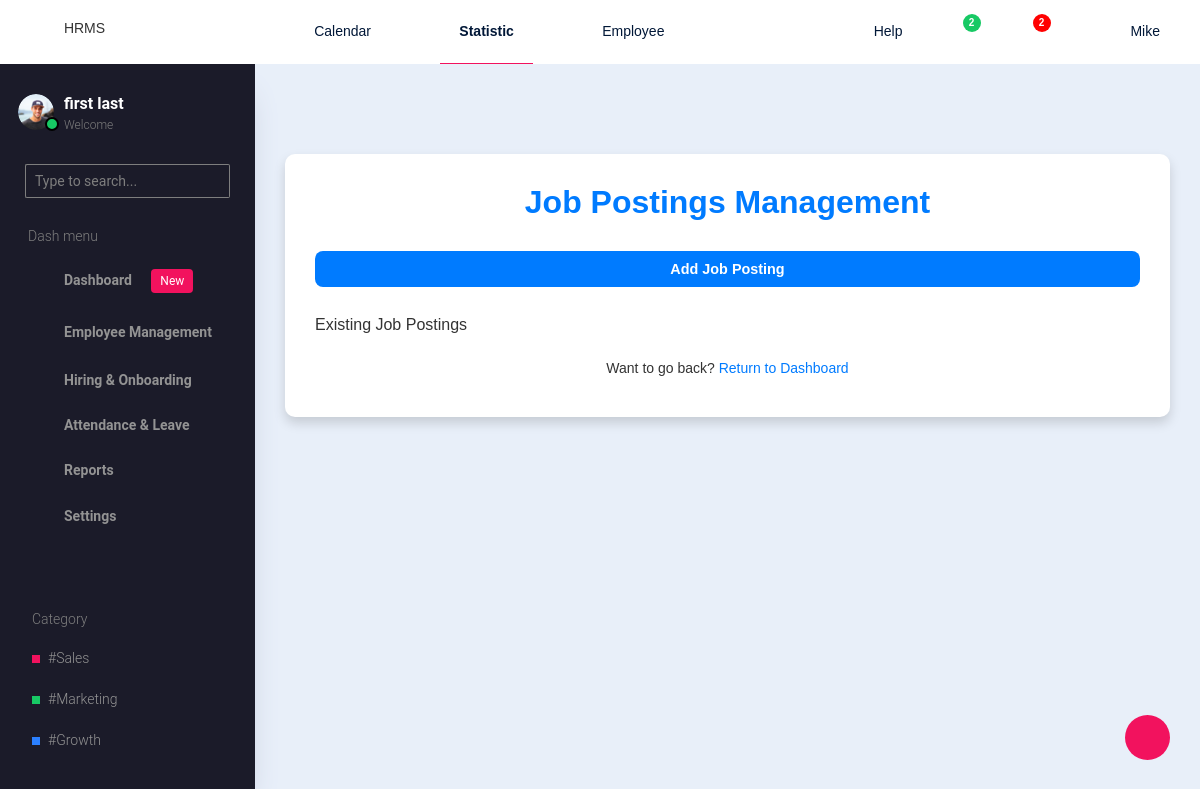
/job-postings/, run on an earlier commit of the app's database.
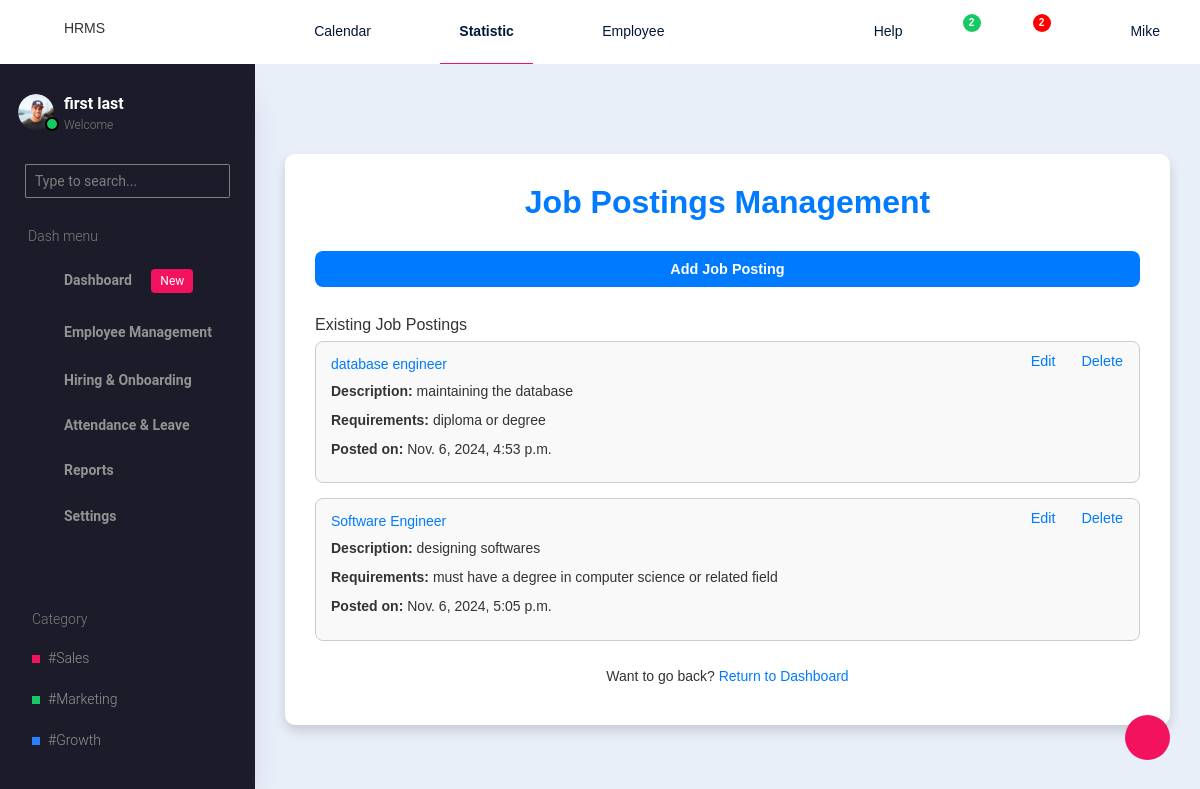
And on a later commit of the database.
### hrms/models.py (models this page shows, shortened)
class JobPost(models.Model):
    job_title = models.CharField(max_length=200)
    job_description = models.TextField()
    job_requirements = models.TextField()
    created_at = models.DateTimeField(auto_now_add=True)
    updated_at = models.DateTimeField(auto_now=True)

### hrms/views.py (the view)
# urls.py: path('job-postings/',job_posting,name='jobpostings'),
def job_posting(request):
    jobpostings = JobPost.objects.all()
    context={'jobpostings':jobpostings}
    return render(request,'hrms/admin/hiring-and-onboarding/jobposting.html',context)

### hrms/templates/hrms/admin/hiring-and-onboarding/jobposting.html (shortened to what this page needs)
{% extends 'hrms/admin/base.html' %}
{% block content %}
<body>
    <div class="container">
        <div class="header">Job Postings Management</div>
        <a href="{%url 'createjobpost'%}" class="btn-add-job">Add Job Posting</a>
        <div class="job-list">
            <h4>Existing Job Postings</h4>
            {% for jobposting in jobpostings %}
            <div class="job-item">
                <div class="actions">
                    <button class="btn-edit">Edit</button>
                    <button class="btn-delete">Delete</button>
                </div>
                <h5>{{jobposting.job_title}}</h5>
                <p><strong>Description:</strong> {{jobposting.job_description}}</p>
                <p><strong>Requirements:</strong> {{jobposting.job_requirements}}</p>
                <p><strong>Posted on:</strong> {{jobposting.created_at}}</p>
            </div>
            {%endfor%}
        <div class="form-footer">
            <p>Want to go back? <a href="{% url 'dashboard' %}">Return to Dashboard</a></p>
        </div>
    </div>
</body>
{% endblock %}

What changed in the data, as far as the page shows it:
added JobPost: job_title "database engineer", job_description "maintaining the database", job_requirements "diploma or degree", created_at "Nov. 6, 2024, 4:53 p.m."
added JobPost: job_title "Software Engineer", job_description "designing softwares", job_requirements "must have a degree in computer science or related field", created_at "Nov. 6, 2024, 5:05 p.m."
